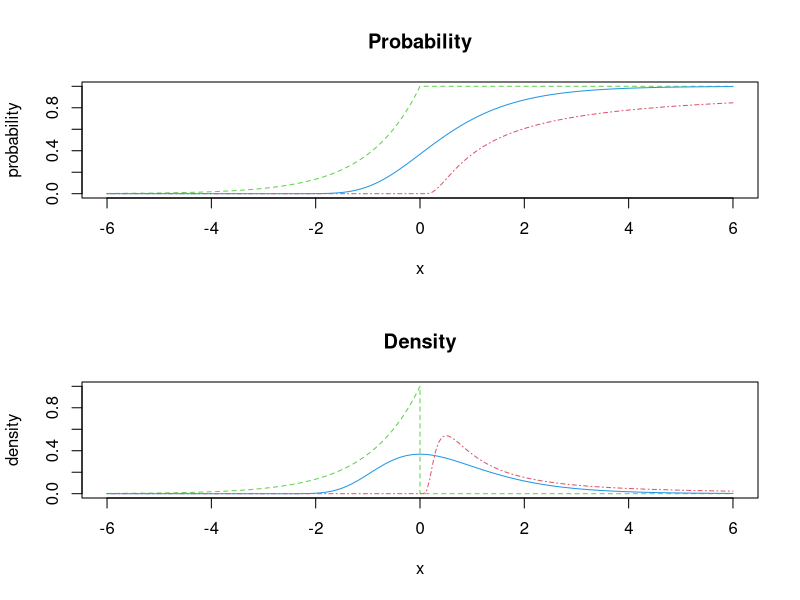

Here is the R script that generated this plot:

#
# Example:
#	GEV Distributions
#
# Description:
#   Plot the probability and density for the Weibull,
#   Frechet and Gumbel distributions.
#
# Author:
#	(C) 2002, Diethelm Wuertz, GPL
#


# ------------------------------------------------------------------------------


# Settings:

	par(mfrow = c(2, 1))	
	s = seq(1.e-5, +6, length = 100)

# Distributions:	
	
	dweibl = function (x, alpha) {# x < 0, alpha > 0		
		alpha*((-x)^(alpha-1))*exp(-(-x)^alpha) }
	pweibl = function (q, alpha) {# q < 0, alpha > 0
		exp(-(-q)^alpha) }
	qweibl = function (p, alpha) {# alpha > 0
		-(-log(p))^(1/alpha) }
	rweibl = function (n, alpha) {# alpha > 0
		-(-log(runif(n)))^(1/alpha) }

	dgumbel = function (x) {# x real
	 	exp(-exp(-x))*exp(-x) }
	pgumbel = function (q) {# q real
	   	exp(-exp(-q)) }
	qgumbel = function (p) {	
		-log(-log(p)) }
	rgumbel = function (n) {	
		-log(-log(runif(n))) }

	dfrechet = function (x, alpha) {# x > 0, alpha > 0
	  	alpha*(x^(-alpha-1))*exp(-x^(-alpha)) }
	pfrechet = function (q, alpha) {# x  >0, alpha > 0  		
		exp(-q^(-alpha))}
	qfrechet = function (p, alpha) {# abs() handles Inf from q=1
		abs((-log(p))^(-1/alpha)) }
	rfrechet = function (n, alpha) {
		(-log(runif(n)))^(-1/alpha)	}
	
# Probability:	

	plot(x = c(-6, 6), y = c(0, 1), type = "n", 
	  	xlab = "x", ylab = "probability", main = "Probability")
	lines(x = c(-rev(s), 6), y = c(pweibl(-rev(s), alpha = 1), 1), 	
		col = 3, lty = 2)
	lines(x = c(-rev(s), s), y = c(pgumbel(-rev(s)), pgumbel(s)), 
		col = 4, lty = 1)
	lines(x = c(-6, s), y=c(0, pfrechet(s, alpha = 1)), 
		col = 2, lty = 4)
	
# Density:

	plot(x = c(-6, 6), y = c(0, 1), type = "n", 
	  	xlab = "x", ylab = "density", main = "Density")
	lines(x = c(-rev(s), 0, 6), y = c(dweibl(-rev(s), alpha = 1), 0, 0), 
		col = 3, lty = 2)
	lines(x = c(-rev(s), s), y=dgumbel(c(-rev(s), s)), 
		col = 4, lty = 1)
	lines(x = c(-6, s), y = c(0, dfrechet(s, alpha = 1)), 
		col = 2, lty = 4)
	
